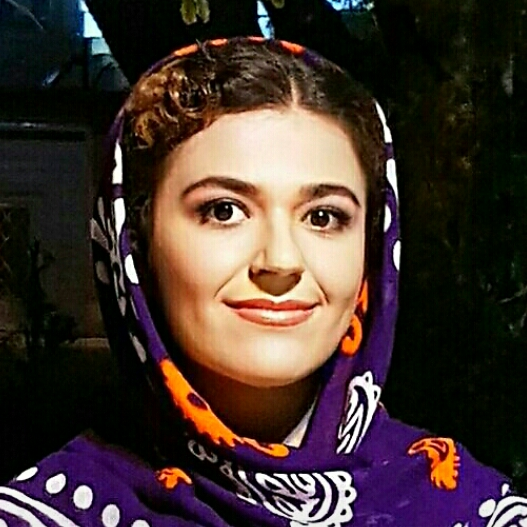
%> input picture 7/Marjan.jpg, 527 x 527 px
$ octave soal8.m   (GNU Octave 9; MATLAB toolbox functions it lacks are replaced by stand-ins)
%> lines starting %> are read from the running program, lines starting %| are printed output that depends on the picture
clc;
clear;
close all;
%%%%%%%%%%%%%%%%%%%%%%%%%%%%%%%%%%%%%%
I=imread('C:\Users\Marjan\Documents\MATLAB\Marjan.jpg');
%> I is the input picture: size 527x527x3 uint8; mean R, G, B 67.9, 52.2, 47.5
I=rgb2gray(I);
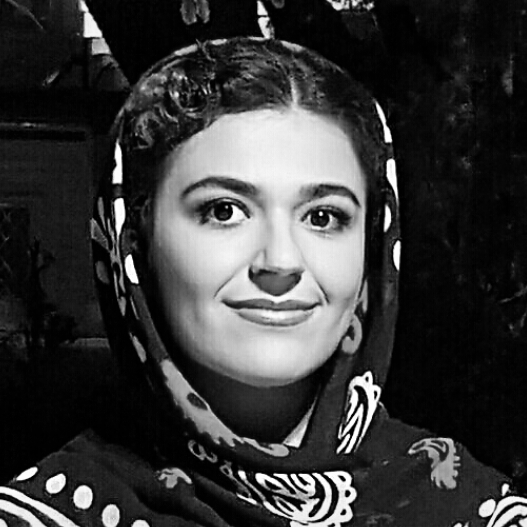
%> I: size 527x527 uint8; min 0, max 255, mean 56.4
I=imresize(I,[150 150]);
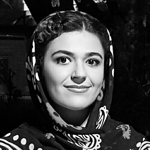
%> I: size 150x150 uint8; min 0, max 255, mean 56.4
[m, n]=size(I);
%> m = 150; n = 150
%%%%%%%%%%%%%%%%%%%%%%%%%%%%%%%%%%%%%%
r1=fftshift(fft2(I));
%%%%%%%%%%%%%%%%%%%%%%%%%%%%%%%%%%%%%%
D0=400;
nn=2;
%%%%%%%%%%%%%%%%%%%%%%%%%%%%%%%%%%%%%%%%
u=0:(m-1);
%> u = 150 values from 0 to 149
v=0:(n-1);
%> v = 150 values from 0 to 149
idx=find(u>m/2);
%> idx = 74 values from 77 to 150
u(idx)=u(idx)-m;
idy=find(v>n/2);
%> idy = 74 values from 77 to 150
v(idx)=v(idx)-n;
[v,u]=meshgrid(v,u);
D=u.^2+v.^2;
D=fftshift(D);
%%%%%%%%%%%%%%%%%%%%%%%%%%%%%%%%%%%%%%%%%%
new=zeros(m,n);
for u=1:m
    for v=1:n
        new(u,v)=1/(1+(D(u,v)/D0)^(2*nn));
    end
end
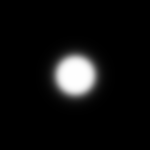
%> new: size 150x150 double; min 1.6e-06, max 1, mean 0.062
g=uint8(ifft2(ifftshift(new.*r1)));
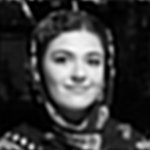
%> g: size 150x150 uint8; min 0, max 250, mean 56.5
subplot(1,2,1);
imshow(uint8(I));
title('orginal image');
subplot(1,2,2);
imshow(uint8(g));
title('filtered image with butterworth low pass');
figure
new2=1-new;
g=uint8(ifft2(ifftshift(new2.*r1)));
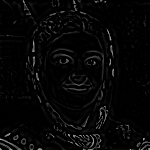
%> g: size 150x150 uint8; min 0, max 183, mean 6.7
subplot(1,2,1);
imshow(uint8(I));
title('orginal image');
subplot(1,2,2);
imshow(uint8(g));
title('filtered image with butterworth high pass');
figure
new3=new.*new2;
g=uint8(ifft2(ifftshift(new3.*r1)));
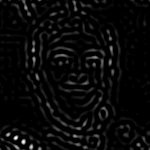
%> g: size 150x150 uint8; min 0, max 35, mean 1.3; drawn with min black and max white
subplot(1,2,1);
imshow(uint8(I));
title('orginal image');
subplot(1,2,2);
imshow(uint8(g));
title('filtered image with butterworth band pass');
figure
new4=1-new3;
g=uint8(ifft2(ifftshift(new4.*r1)));
subplot(1,2,1);
imshow(uint8(I));
title('orginal image');
subplot(1,2,2);
imshow(uint8(g));
title('filtered image with butterworth band stop');
